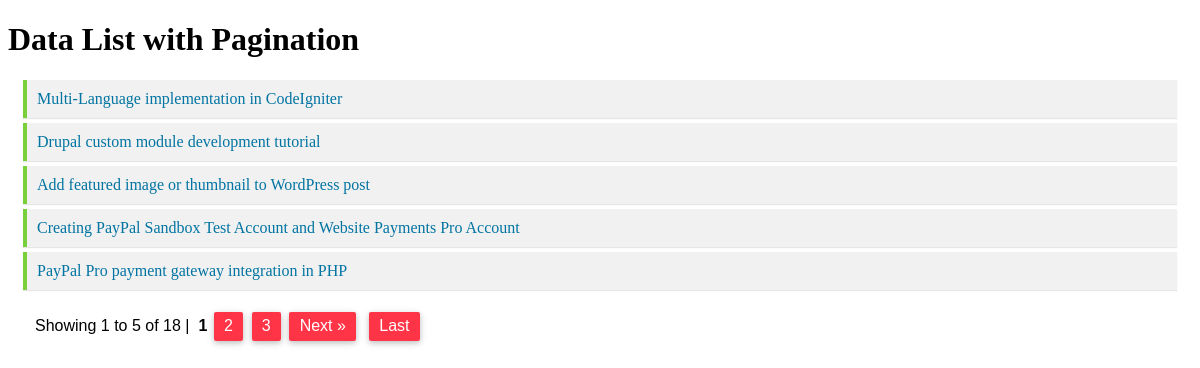
Screenshot of /SUPPORTO/php_pagination/index.php with the database file from the repository.
### tables this page shows
CREATE TABLE `posts` (
  `id` int(11) NOT NULL,
  `title` varchar(255) NOT NULL,
  `created` datetime NOT NULL,
  `modified` datetime NOT NULL,
  `status` tinyint(1) NOT NULL DEFAULT '1' COMMENT '1=Active, 0=Inactive'
);

### SUPPORTO/php_pagination/index.php (the view, shortened to what this page needs)
<!DOCTYPE HTML>
<html lang="en">
<head>
    <link rel='stylesheet' href='style.css' />
</head>
<body>
<div class="container">
    <h1>Data List with Pagination</h1>
    <?php
    include_once 'Pagination.class.php';
    require_once 'dbConfig.php';
    $baseURL = 'http://example.com/php_pagination/index.php';
    $limit = 5;
    $offset = !empty($_GET['page'])?(($_GET['page']-1)*$limit):0;
    $query   = $db->query("SELECT COUNT(*) as rowNum FROM posts");
    $result  = $query->fetch_assoc();
    $rowCount= $result['rowNum'];
    $pagConfig = array(
        'baseURL' => $baseURL,
        'totalRows'=>$rowCount,
        'perPage'=>$limit
    );
    $pagination =  new Pagination($pagConfig);
    $query = $db->query("SELECT * FROM posts ORDER BY id DESC LIMIT $offset,$limit");
    if($query->num_rows > 0){
    ?>
        <div class="post-list">
        <?php while($row = $query->fetch_assoc()){ ?>
            <div class="list-item"><a href="javascript:void(0);"><?php echo $row["title"]; ?></a></div>
        <?php } ?>
        </div>
        <?php echo $pagination->createLinks(); ?>
    <?php } ?>
    </div>
</body>
</html>

### SUPPORTO/php_pagination/style.css (style rules this page uses)
.list-item { border-left: 4px solid #7ad03a; padding: 10px; background-color:#F1F1F1; -webkit-box-shadow: 0 1px 1px 0 rgba(0,0,0,.1); box-shadow: 0 1px 1px 0 rgba(0,0,0,.1); margin: 5px 15px 2px; }
.list-item a { text-decoration: none; font-size: 16px; color: #0074a2; -webkit-transition-property: border,background,color; transition-property: border,background,color; -webkit-transition-duration: .05s; transition-duration: .05s; -webkit-transition-timing-function: ease-in-out; transition-timing-function: ease-in-out; }
.pagination { font-family: Verdana, sans-serif; padding:20px; margin:7px; }

### rows the page displays
posts: title "Multi-Language implementation in CodeIgniter"
posts: title "Drupal custom module development tutorial"
posts: title "Add featured image or thumbnail to WordPress post"
posts: title "Creating PayPal Sandbox Test Account and Website Payments Pro Account"
posts: title "PayPal Pro payment gateway integration in PHP"

### other values shown
$pagination->createLinks() "Showing 1 to 5 of 18 |"
$this->nextLink "Next »"
$this->lastLink "Last"
